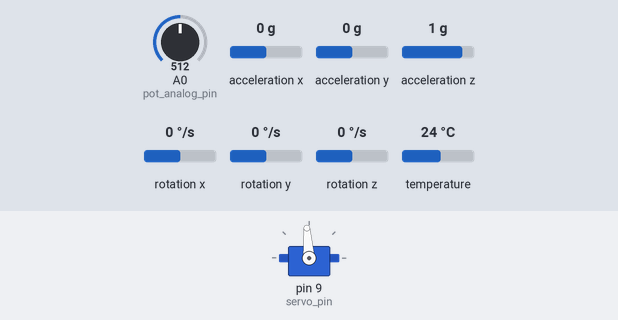
A sketch run on a simulated Arduino Uno, built with avr-gcc and run on an emulated ATmega328P. Shown: servo. The test bench sets the inputs (shaded band); at power-on: acceleration y 0 g, acceleration z 1 g, rotation x 0 °/s, A0 (pot_analog_pin) = 512, acceleration x 0 g, rotation y 0 °/s, rotation z 0 °/s, temperature 24 °C. What the sketch prints to the serial monitor is not drawn.

Above: at 6.2 s.
6.3 s: acceleration y set to 0.8 g
At 6.65 s:
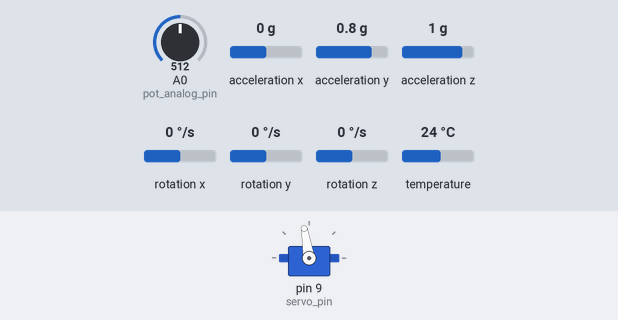
9.3 s: acceleration z set to 0.1 g
At 12.0 s:
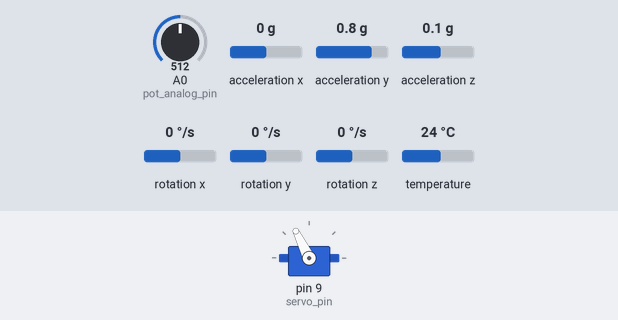
12.3 s: acceleration z set to -0.2 g
At 14.6 s:
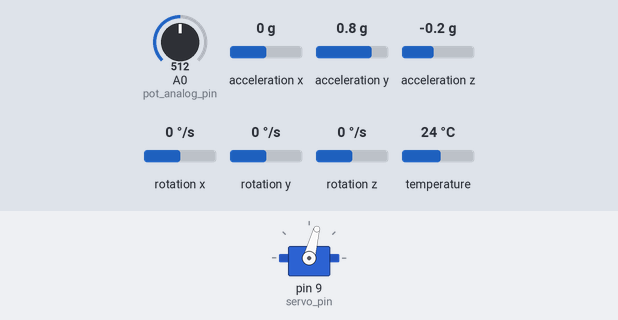
15.3 s: rotation x set to -192 °/s
At 18.1 s:
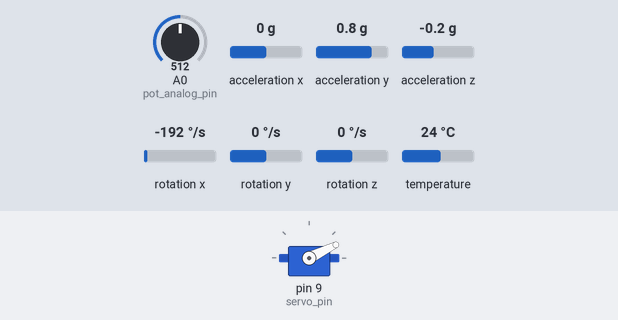
18.3 s: rotation x set to 192 °/s
21.3 s: acceleration y set to -1.4 g
Timing chart, 0 to 24.7 s (numbered marks = the images above; inputs shaded):
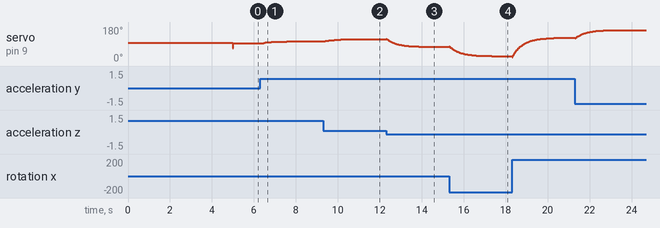

The sketch:

real.ino
```cpp
#include <Servo.h>
#include <Wire.h>
#include <Adafruit_MPU6050.h>
#include <Adafruit_Sensor.h>
#include <math.h>

// Constantes del Servo.
#define SERVO_MIN_ANGLE_ROUTINE 67 //  Ángulo mínimo de la rutina del Servo.(97-45)
#define SERVO_MAX_ANGLE_ROUTINE 127 //  Ángulo máximo de la rutina del Servo. (97 + 45)
#define SERVO_STEP_ANGLE_ROUTINE 60 // Ángulo que barre el Servo en cada paso de la rutina.
#define SERVO_MIN_ANGLE 0 // Mínimo ángulo que barre el Servo.
#define SERVO_MAX_ANGLE 180 // Máximo ángulo que barre el Servo.
#define SERVO_REF_ANGLE 97 // Posición de referencia del Servo, nuestro cero.

// Constantes del Potenciómetro.
#define POT_MAX_ANALOG_VALUE 1023 // Se define el valor analógico máximo como 1023.
#define POT_MAX_ANGLE 300 // Se define el ángulo máximo del potenciómetro como 300°.

// Constantes temporales.
#define INTERVAL_SERVO 10000 // Se mueve el Servo cada 5000ms
#define INTERVAL_SENSORS 10 // Tasa de muestreo de los sensores: 10ms

// Objetos a usar.
Adafruit_MPU6050 mpu; // Se declara la IMU.
Servo my_servo; // Se declara el servo.

// Variables del Servo.
int servo_pin = 9; // Pin digital del servo.
int servo_angle = SERVO_MIN_ANGLE_ROUTINE; // Se setea la posición inicial de la rutina en -90° con respecto a la referencia. (0° reales)
float u = 0;
float u_servo = 0;
float u_prev = 0;
float kp;
float ki;
float kd;


// Variables temporales
unsigned long previousMillis_sensors = 0; // Se inicializa el tiempo previo como el tiempo inicial para la lectura de los sensores
unsigned long previousMillis_servo = 0; // Se inicializa el tiempo previo como el tiempo inicial para el Servo.

// Variables de la IMU.
const float angleX_ref = -8.5;
float angleX = 0; // Ángulo x de la IMU
const float alpha = 0.98; // Parámetro del filtro complementario.
float theta = 0 ; //Ángulo del péndulo procesado
float dt = 20e-3; // Se inicialzia el dt de muestreo de la IMU - POTENCIÓMETRO
float error_theta = 0;
float error_theta_prev = 0;

// Variables del Potenciómetro.
const int pot_analog_pin = A0; // Se asigna el pin A0 para la lectura.
int pot_analog_value; // Variable que almacena la lectura analógica.
float phi = 125; // Variable que almacena el ángulo del potenciómetro (en °).
float pot_ref_angle = 169; // Angulo que coincide con la referencia del servo (los 97° del servo)


void setup() {
  // Setup del servo.
  my_servo.attach(servo_pin); // Se asocia el servo al pin.
  my_servo.write(97); // Se inicializa el servo en la posicion inicial utilizada para la rutina.

  // Setup de la IMU.
  Serial.begin(115200); // Se setean los baudios del puerto serial.
  Wire.begin(); // Se inicializa la comuncación I2C.

  if (!mpu.begin()) { //Se inicializa la IMU.
    Serial.println("No se pudo encontrar el sensor MPU6050");
    while (1) delay(100);
  }
  Serial.println("MPU6050 listo!");

  mpu.setAccelerometerRange(MPU6050_RANGE_8_G); // Se usan 8G para la aceleración máxima de la IMU.
  mpu.setGyroRange(MPU6050_RANGE_500_DEG); // Se usan 500grad/s para la velocidad angular máxima que captura la IMU.
  mpu.setFilterBandwidth(MPU6050_BAND_44_HZ); //Se usan 44Hz como frecuencia de corte del filtro pasabajos.
  delay(5000); // Se espera para terminar de configurar todo.
}


void loop() {
  unsigned long currentMillis = millis();  // Se lee el tiempo actual.
    // Movimiento del servo

  int counter = 0;
  if (currentMillis - previousMillis_sensors > 800 && !counter) //&& (pot_angle == SERVO_MIN_ANGLE_ROUTINE || pot_angle == SERVO_MAX_ANGLE_ROUTINE) ) {
    {
      previousMillis_sensors = currentMillis;
      counter = 1;
      my_servo.write(67);
    }

  // ----------Rutina de lectura de los sensores
  if (currentMillis - previousMillis_sensors >= INTERVAL_SENSORS) //&& (pot_angle == SERVO_MIN_ANGLE_ROUTINE || pot_angle == SERVO_MAX_ANGLE_ROUTINE) ) {
    {
      previousMillis_sensors = currentMillis; // Actualiza el tiempo anterior de lectura de los sensorescomo el tiempo actual.

      // ----------Rutina de lectura de la IMU

      // Procesamiento de los datos de la IMU.
      sensors_event_t a, g, t; // Se declaran las variables del sensor: a = acelerómetro, g= giroscopio, y t = termómetro (este último no se utiliza).
      mpu.getEvent(&a, &g, &t); // Se obtienen los datos del acelerómetro, del giroscopio y del termómetro.

      // Ángulos utilizando solamente las aceleraciones.
      // Se calcula el ángulo alrededor del eje X, usando los valores del acelerómetro.
      float accel_angleX = atan(a.acceleration.y/ a.acceleration.z);

      // Ángulos utilizando solamente las velocidades angulares.
      float gyro_angleX = angleX + g.gyro.x * dt; // Se calcula el ángulo alrededor de X usando la velocidad angular en torno a X.

      // Se aplica un filtro complementario para obtener los ángulos, eliminando el ruido y utilizando las medidas de los acelerómetros y giroscopios en simultáneo.
      // Utilizar la aceleración permite eliminar la deriva y la velocidad angular nos da suavidad sobre el ángulo.
      angleX = alpha * gyro_angleX + (1 - alpha) * accel_angleX; // Ángulo procesado alrededor de X.

      theta = angleX * RAD_TO_DEG + angleX_ref;

      // ----------Rutina de lectura del Potenciómetro


      // Se lee el valor analógico en el potenciómetro.
      pot_analog_value = analogRead(pot_analog_pin);

      // Se calcula el ángulo a partir de la lectura.
      phi =((pot_analog_value*1.0) / POT_MAX_ANALOG_VALUE) * POT_MAX_ANGLE - pot_ref_angle; // Debe ser un float para que lo lea MATLAB.

      //Controlador
      // tiene sentido colocarlo acá, porque va a actuar cada vez que se actualice el error y eso ocurre cuando se leen los sensores.

      kp = 0.7;
      ki =2;//0.1; //PARA EL PI USAR 0.05 Y PARA EL PID 0.5
      kd=0.01;//0.001;//0.01;
      error_theta = 0-theta;
      if((abs(error_theta) > 2 ) || ( abs(g.gyro.x) > 0.3 ))
      {

        //u=error_theta*kp; //P

        //u =kp * error_theta + (ki * dt / 2.0) * (error_theta + error_theta_prev); // PI

        u =theta + kp * error_theta  //PID
        + (ki * dt / 2.0) * (error_theta + error_theta_prev)
        + (2.0 * kd / dt) * (error_theta - error_theta_prev);

        u_servo=u+97; //Se coloca entre 0 y 180° para que el servo pueda trabajar bien los ángulos
        u_servo = constrain(u_servo,0,180); //Se verifica que esté en un rango aceptable antes de mandar el comando al servo
        my_servo.write(u_servo);
      }

      error_theta_prev = error_theta;

      // Se envían los datos procesados a Matlab.
      matlab_send(phi, theta);
    }


}


// Función para enviar los datos a matlab.
void matlab_send(float ax, float ay) {
  Serial.write("abcd");
  byte * b = (byte *)&ax;
  Serial.write(b, 4);
  b = (byte *)&ay;
  Serial.write(b, 4);
}
```

Measured:
- the behaviour switches between 0 and -0.1 g on acceleration z (found by bisection; images 2 and 3)
- after the input at 6.3 s, servo on pin 9 (servo_pin): moves from 94° to 104° over 1.2 s, starting after 0.05 s
- after the input at 9.3 s, servo on pin 9 (servo_pin): moves from 104° to 116° over 1.7 s, starting after 0.05 s
